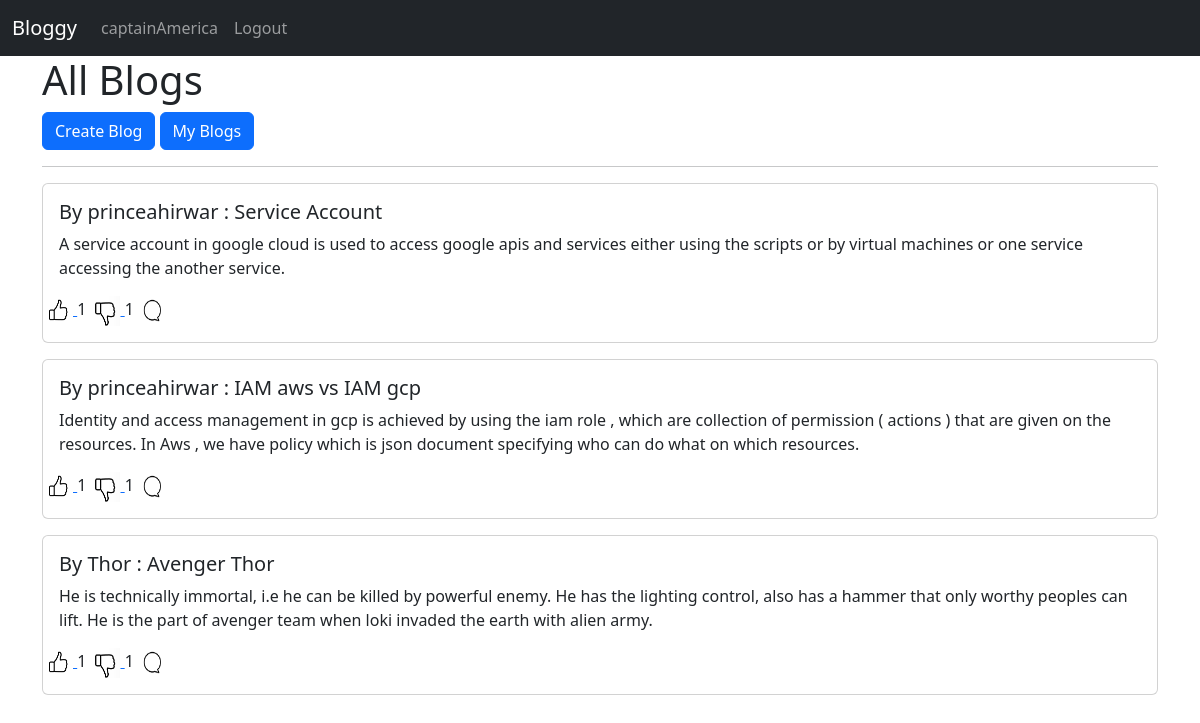
The page /index (signed in) on the database its author committed.
### app/models.py (models this page shows, shortened)
class User(UserMixin, db.Model):
    id = db.Column(db.Integer, primary_key=True)
    username = db.Column(db.String(64), index=True, unique=True)
    email = db.Column(db.String(120), index=True, unique=True)
    password_hash = db.Column(db.String(128))
    blogs = db.relationship('Blog', backref='author', lazy=True)
    comments = db.relationship('Comment', back_populates='author', lazy='dynamic')
    likes = db.relationship('LikeDislike', backref='user', lazy='dynamic')

class Blog(db.Model):
    id = db.Column(db.Integer, primary_key=True)
    title = db.Column(db.String(100), nullable=False)
    content = db.Column(db.Text, nullable=False)
    user_id = db.Column(db.Integer, db.ForeignKey('user.id'), nullable=False)
    comments = db.relationship('Comment', back_populates='blog', lazy='dynamic')
    likes = db.relationship('LikeDislike', backref='blog', lazy='dynamic')

### app/routes.py (the view)
@app.route('/')
@app.route('/index')
@login_required
def index():
    posts = Blog.query.all()
    return render_template('index.html', posts=posts)

### app/__init__.py (called while the page is built)
@login_manager.user_loader
def load_user(user_id):
    return models.User.query.get(int(user_id))

### app/templates/index.html
{% extends "layout.html" %}
{% block content %}
  <h1>All Blogs</h1>
  <a class="btn btn-primary" href="{{ url_for('create_blog') }}" role="button">Create Blog</a>
  <a class="btn btn-primary" href="{{ url_for('my_blogs') }}" role="button">My Blogs</a>
  <hr>
  {% for post in posts %}
    <div class="card mb-3">
      <div class="card-body">
        <h5 class="card-title">By {{ post.author.username }} : {{ post.title }}</h5>
        <p class="card-text">{{ post.content }}</p>
      </div>
      <p>
        <a href="{{ url_for('like', blog_id=post.id) }}">
          <img src="{{ url_for('static', filename='images/' + 'like.png') }}" alt="Like" width="30" height="30">
        </a>
        {{ post.likes.filter_by(like=True).count() }}
        <a href="{{ url_for('dislike', blog_id=post.id) }}">
          <img src="{{ url_for('static', filename='images/' + 'dislike.png') }}" alt="Like" width="30" height="30">
        </a>
        {{ post.likes.filter_by(dislike=True).count() }}
        <a  href="{{ url_for('view_blog', blog_id=post.id) }}">
          <img src="{{ url_for('static', filename='images/' + 'comment.png') }}" alt="comment" width="30" height="30">
        </a>
    </p>
    </div>
  {% endfor %}
{% endblock %}

### app/templates/layout.html (shortened to what this page needs)
<!doctype html>
<html lang="en">
  <head>
    <link href="https://cdn.jsdelivr.net/npm/bootstrap@5.3.0/dist/css/bootstrap.min.css" rel="stylesheet">
  </head>
  <body>
    <nav class="navbar navbar-expand-lg navbar-dark bg-dark">
      <div class="container-fluid">
        <a class="navbar-brand" href="{{ url_for('index') }}">Bloggy</a>
        <div class="collapse navbar-collapse" id="navbarNav">
          <ul class="navbar-nav ml-auto">
            {% if current_user.is_authenticated %}
              <li class="nav-item">
                <a class="nav-link" href="{{ url_for('profile') }}">{{ current_user.username }}</a>
              </li>
              <li class="nav-item">
                <a class="nav-link" href="{{ url_for('logout') }}">Logout</a>
              </li>
            {% endif %}
          </ul>
        </div>
      </div>
    </nav>
    <div class="container">
      {% block content %}{% endblock %}
    </div>
  </body>
</html>

### rows shown on the page
User: username "captainAmerica"
Blog: author.username "princeahirwar", title "Service Account", content "A service account in google cloud is used to access google apis and services either using the scripts or by virtual machines or one service accessing the another service.", likes.filter_by "1"
Blog: author.username "princeahirwar", title "IAM aws vs IAM gcp", content "Identity and access management in gcp is achieved by using the iam role , which are collection of permission ( actions ) that are given on the resources. In Aws , we have policy which is json document specifying who can do what on which resources.", likes.filter_by "1"
Blog: author.username "Thor", title "Avenger Thor", content "He is technically immortal, i.e he can be killed by powerful enemy. He has the lighting control, also has a hammer that only worthy peoples can lift. He is the part of avenger team when loki invaded the earth with alien army.", likes.filter_by "1"
